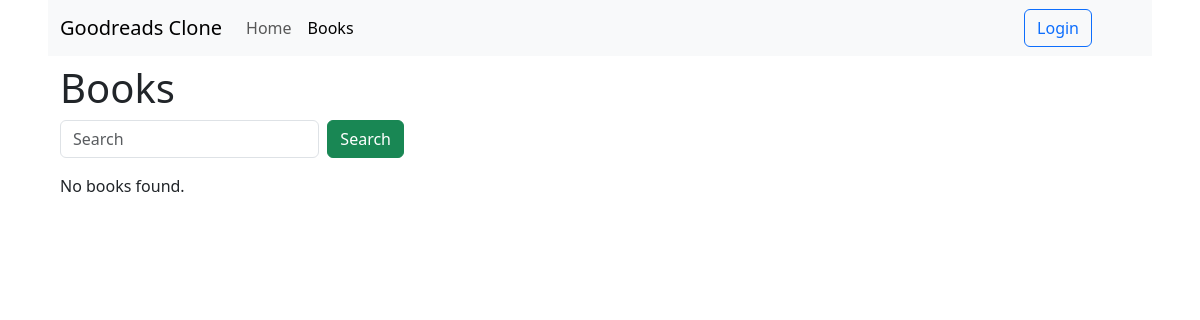
/books/, run on an earlier commit of the app's database.
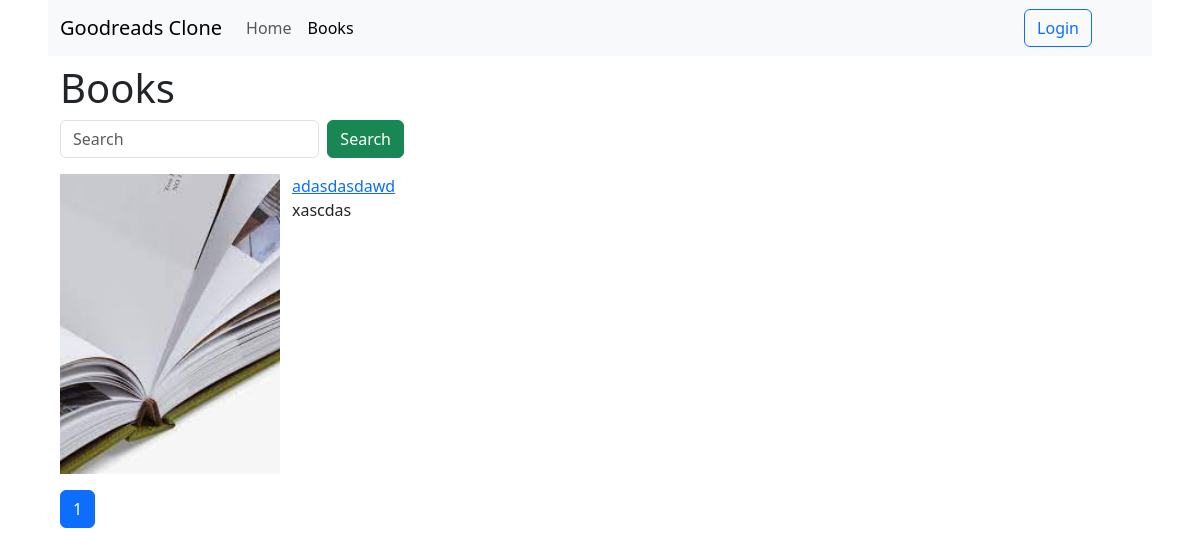
And on a later commit of the database.
### books/models.py (models this page shows, shortened)
class Book(models.Model):
    title = models.CharField(max_length=200)
    description = models.TextField()
    isbn = models.CharField(max_length=17)
    cover_picture = models.ImageField(default='default_cover_pic.jpg')

### books/views.py (the view)
# urls.py: path('', BooksView.as_view(), name='list'),
class BooksView(View):
    def get(self, request):
        books = Book.objects.all().order_by('id')
        search_query = request.GET.get('q', '')
        if search_query:
            books = books.filter(title__icontains=search_query)
        page_size = request.GET.get('page_size', 4)
        paginator = Paginator(books, page_size)
        page_num = request.GET.get('page', 1)
        page_obj = paginator.get_page(page_num)
        return render(
            request,
            'books/list.html',
            {'page_obj': page_obj, 'search_query': search_query},
        )

### books/templates/books/list.html (shortened to what this page needs)
{% extends 'base.html' %}
{% block content %}
    <h1>Books</h1>
    <div class="row mb-3">
        <div class="col-4">
            <form class="d-flex" method="get">
                <input class="form-control me-2" type="text" placeholder="Search" name="q" value="{{ search_query }}">
                <button class="btn btn-success">Search</button>
            </form>
        </div>
    </div>
    {% if page_obj %}
        {% for book in page_obj.object_list %}
            <div class="row">
                <div class="col-2 mb-3">
                    <img src="{{ book.cover_picture.url }}" class="cover-pic">
                </div>
                <div class="col-6 ms-5">
                    <a href="{% url 'books:detail' book.id %}">{{ book.title }}</a>
                    <p>
                        {{ book.description }}
                    </p>
                </div>
            </div>
        {% endfor %}
        <nav>
            <ul class="pagination">
                <li class="page-item active">
                    <a class="page-link" href="#">{{ page_obj.number }}</a>
                </li>
            </ul>
        </nav>
    {% else %}
        No books found.
    {% endif %}
{% endblock %}

What changed in the data, as far as the page shows it:
added Book: cover_picture (placeholder picture), title "adasdasdawd", description "xascdas"
Also different on the page:
{{ page_obj.number }}: (not shown) → "1"
text no longer shown: "No books found."
